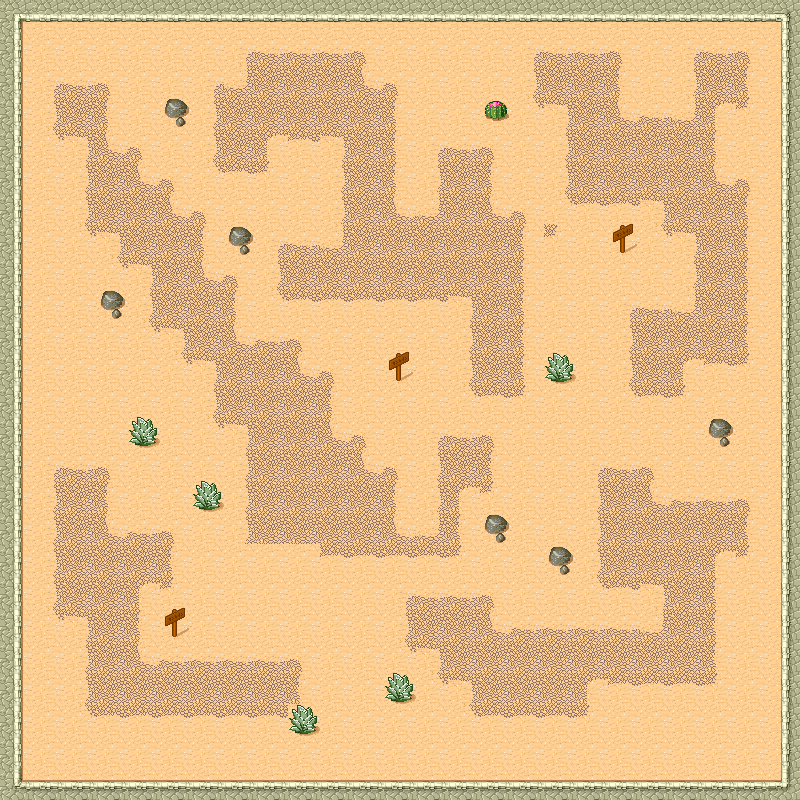

This game map was drawn from its Tiled (.tmx) file and the tilesets committed beside it. A one-line description and the trimmed map source follow:
An orthogonal 25x25 tile map with 32x32 px tiles, 1 tile layer (Camada de Tiles 1) and 17 objects.

<map version="1.0" orientation="orthogonal" renderorder="right-down" width="25" height="25" tilewidth="32" tileheight="32" nextobjectid="2">
 <tileset firstgid="1" name="tmw_desert_spacing" tilewidth="32" tileheight="32" spacing="1" margin="1" tilecount="48">
  <image source=":/map/tmw_desert_spacing.png" width="265" height="199" />
  <terraintypes>
   <terrain name="Tijolo" tile="-1" />
   <terrain name="Pedra" tile="-1" />
   <terrain name="Areia" tile="-1" />
  </terraintypes>
  <tile id="0" terrain=",,,0" />
  <tile id="1" terrain=",,0,0" />
  <tile id="2" terrain=",,0," />
  <tile id="3" terrain="2,2,2," />
  <tile id="4" terrain="2,2,,2" />
  <tile id="5" terrain=",,,2" />
  <tile id="6" terrain=",,2,2" />
  <tile id="7" terrain=",,2," />
  <tile id="8" terrain=",0,,0" />
  <tile id="9" terrain="0,0,0,0" />
  <tile id="10" terrain="0,,0," />
  <tile id="11" terrain="2,,2,2" />
  <tile id="12" terrain=",2,2,2" />
  <tile id="13" terrain=",2,,2" />
  <tile id="14" terrain="2,2,2,2" />
  <tile id="15" terrain="2,,2," />
  <tile id="16" terrain=",0,," />
  <tile id="17" terrain="0,0,," />
  <tile id="18" terrain="0,,," />
  <tile id="19" terrain=",0,0,">
   <objectgroup draworder="index">
    <object id="0" x="32.0909" y="16.9091">
     <polygon points="0,0 -16,0.0909091 -16.0909,15.2727 -22,15.2727 -21.8182,-6.72727 0,-6.81818" />
    </object>
   </objectgroup>
  </tile>
  <tile id="20" terrain="0,0,,0">
   <objectgroup draworder="index">
    <object id="0" x="16" y="32.2727">
     <polygon points="0,0 0,-15.3636 -16,-15.1818 -16.0909,-22.2727 6.09091,-22.0909 6.09091,-0.181818" />
    </object>
   </objectgroup>
  </tile>
  <tile id="21" terrain=",2,," />
  <tile id="22" terrain="2,2,," />
  <tile id="23" terrain="2,,," />
  <tile id="24" terrain=",,,1" />
  <tile id="25" terrain=",,1,1">
   <properties>
    <property name="code" value="TOP" />
   </properties>
   <objectgroup draworder="index">
    <object id="0" x="0.0625" y="12.9375">
     <polygon points="0,0 31.9375,0.0625 31.9375,9.0625 -0.0625,8.9375" />
    </object>
   </objectgroup>
  </tile>
  <tile id="26" terrain=",,1," />
  <tile id="27" terrain="0,,0,0">
   <objectgroup draworder="index">
    <object id="0" x="32" y="16.0909">
     <polygon points="0,0 -16,-0.181818 -15.9091,-16.2727 -21.9091,-16.1818 -22.0909,5.90909 0,6.27273" />
    </object>
   </objectgroup>
  </tile>
  <tile id="28" terrain=",0,0,0">
   <objectgroup draworder="index">
    <object id="0" x="0" y="16.1818">
     <polygon points="0,0 16,0 16,-16.1818 22.2727,-16.2727 21.9091,5.81818 -0.0909091,6.18182" />
    </object>
   </objectgroup>
  </tile>
  <tile id="30">
   <objectgroup draworder="index">
    <object id="0" x="5.54545" y="18.6364">
     <polygon points="-0.727273,-0.181818 -0.818182,-7.27273 4.81818,-12.6364 7.81818,-13.2727 13.5455,-13.3636 20.1818,-8.18182 21.5455,-5.90909 21.4545,-0.818182 19.0909,2.54545 15.0909,3.36364 12.8182,5.54545 10.0909,4.36364 7.36364,4.36364 4.27273,2.90909 1.54545,2.18182" />
    </object>
   </objectgroup>
  </tile>
  <tile id="31" probability="2.5">
   <objectgroup draworder="index">
    <object id="0" x="5.18182" y="16.9091">
     <polygon points="0,0 0,-6.18182 1.90909,-12.0909 4.09091,-14.4545 14,-14.3636 18.0909,-11.6364 22,-8.09091 22.2727,-4.54545 21.0909,0.0909091 18,3 19,6.27273 20.1818,10 18.9091,13.1818 15.9091,13.5455 12.0909,12.7273 10.5455,10.8182 9.81818,7.27273 8,4.81818 3.54545,4.27273 1.81818,2.63636" />
    </object>
   </objectgroup>
  </tile>
  <tile id="32" terrain=",1,,1">
   <properties>
    <property name="code" value="LEFT" />
   </properties>
   <objectgroup draworder="index">
    <object id="0" x="13" y="31.9375">
     <polygon points="0,0 0,-31.9375 11,-31.875 10.9375,0.0625" />
    </object>
   </objectgroup>
  </tile>
  <tile id="33" terrain="1,1,1,1" />
  <tile id="34" terrain="1,,1,">
   <properties>
    <property name="code" value="RIGHT" />
   </properties>
   <objectgroup draworder="index">
    <object id="0" x="22" y="31.8125">
     <polygon points="0,0 0.0625,-31.8125 -8.1875,-31.8125 -8.1875,0.1875" />
    </object>
   </objectgroup>
  </tile>
  <tile id="35" terrain="1,1,1,">
   <objectgroup draworder="index">
    <object id="0" x="32.125" y="22.1875">
     <polygon points="0,0 -10.0625,-0.1875 -10.0625,10 -19.1875,10 -19.25,-9.3125 -0.0625,-9.25" />
    </object>
   </objectgroup>
  </tile>
  <tile id="36" terrain="1,1,,1">
   <objectgroup draworder="index">
    <object id="0" x="0" y="21.9375">
     <polygon points="0,0 13,0 12.9375,10.0625 22.0625,10.1875 21.9375,-8.9375 -0.125,-9.125" />
    </object>
   </objectgroup>
  </tile>
  <tile id="37">
   <objectgroup draworder="index">
    <object id="0" x="11.8182" y="31.2727">
     <polygon points="0,0 -11.4545,-5.72727 -7.72727,-10.4545 -11.2727,-17.6364 -6.63636,-17.8182 -7.90909,-22.6364 -8.09091,-26.7273 -4.72727,-26.7273 -2.63636,-30.3636 1.36364,-30.5455 5.72727,-27.3636 9.90909,-29 12.7273,-26.3636 13.9091,-19.6364 17.6364,-19.7273 17.2727,-11.7273 14.4545,-10.7273 17.0909,-7.18182 15,-6.81818 17.0909,-4.81818 16.4545,-3.54545 8.18182,-0.818182" />
    </object>
   </objectgroup>
  </tile>
  <tile id="40" terrain=",1,," />
  <tile id="41" terrain="1,1,,">
   <properties>
    <property name="code" value="BOTTOM" />
   </properties>
   <objectgroup draworder="index">
    <object id="0" x="0" y="21.9375">
     <polygon points="0,0 32,0.0625 32,-8.0625 -0.0625,-7.9375" />
    </object>
   </objectgroup>
  </tile>
  <tile id="42" terrain="1,,," />
  <tile id="43" terrain="1,,1,1">
   <objectgroup draworder="index">
    <object id="0" x="22.125" y="0">
     <polygon points="0,0 -0.0625,13 10.0625,13.0625 10,22.1875 -9.25,22.25 -9.0625,-0.0625" />
    </object>
   </objectgroup>
  </tile>
  <tile id="44" terrain=",1,1,1">
   <objectgroup draworder="index">
    <object id="0" x="13.125" y="0">
     <polygon points="0,0 0,12.9375 -13,12.8125 -13.125,20.875 8.75,20.875 8.8125,-0.0625" />
    </object>
   </objectgroup>
  </tile>
  <tile id="45">
   <objectgroup draworder="index">
    <object id="0" x="13.0909" y="29.0909">
     <polygon points="0,0 -1.27273,-1.45455 -1.27273,-9.81818 -8.09091,-10.9091 -8.45455,-21.5455 -1.72727,-24.7273 -1.09091,-27.6364 0.363636,-29.1818 12.4545,-29.3636 12.1818,-19.6364 4.36364,-15.4545 4.45455,-1 3,0.272727" />
    </object>
   </objectgroup>
  </tile>
 </tileset>
 <layer name="Camada de Tiles 1" width="25" height="25">
  <data>[625 cells, 625 non-empty, 26 distinct tile ids]</data>
 </layer>
 <objectgroup name="Limites">
  <object id="1" x="22.3333" y="21.6667" width="759" height="758.667" />
 </objectgroup>
</map>
